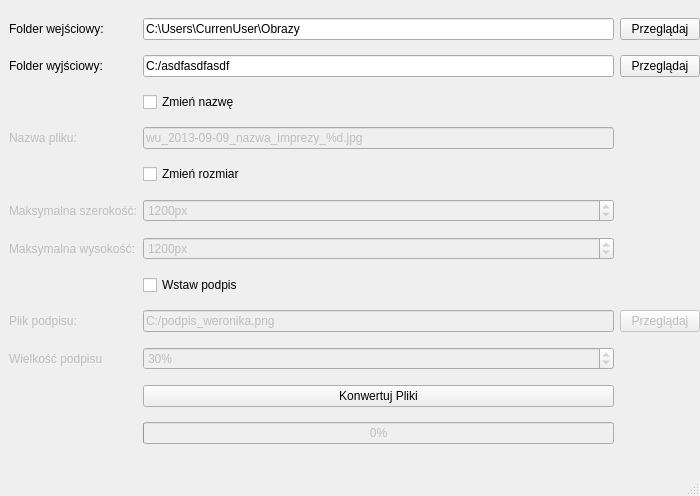
<?xml version="1.0" encoding="UTF-8"?>
<ui version="4.0">
 <author>Rafał Selewońko</author>
 <class>MainWindow</class>
 <widget class="QMainWindow" name="MainWindow">
  <property name="geometry">
   <rect>
    <x>0</x>
    <y>0</y>
    <width>700</width>
    <height>496</height>
   </rect>
  </property>
  <property name="minimumSize">
   <size>
    <width>700</width>
    <height>0</height>
   </size>
  </property>
  <property name="windowTitle">
   <string>Złośnica</string>
  </property>
  <widget class="QWidget" name="centralwidget">
   <layout class="QGridLayout" name="gridLayout">
    <property name="rightMargin">
     <number>0</number>
    </property>
    <item row="9" column="1">
     <widget class="QSpinBox" name="labelSizeSpinBox">
      <property name="enabled">
       <bool>false</bool>
      </property>
      <property name="suffix">
       <string>%</string>
      </property>
      <property name="minimum">
       <number>1</number>
      </property>
      <property name="maximum">
       <number>100</number>
      </property>
      <property name="value">
       <number>30</number>
      </property>
     </widget>
    </item>
    <item row="8" column="0">
     <widget class="QLabel" name="labelFileLabel">
      <property name="enabled">
       <bool>false</bool>
      </property>
      <property name="text">
       <string>Plik podpisu:</string>
      </property>
      <property name="buddy">
       <cstring>labelFileLineEdit</cstring>
      </property>
     </widget>
    </item>
    <item row="0" column="0">
     <widget class="QLabel" name="inputDirLabel">
      <property name="text">
       <string>Folder wejściowy:</string>
      </property>
      <property name="buddy">
       <cstring>inputDirLineEdit</cstring>
      </property>
     </widget>
    </item>
    <item row="1" column="0">
     <widget class="QLabel" name="outputDirLabel">
      <property name="text">
       <string>Folder wyjściowy:</string>
      </property>
      <property name="buddy">
       <cstring>outputDirLineEdit</cstring>
      </property>
     </widget>
    </item>
    <item row="8" column="2">
     <widget class="QPushButton" name="labelFilePushButton">
      <property name="enabled">
       <bool>false</bool>
      </property>
      <property name="text">
       <string>Przeglądaj</string>
      </property>
     </widget>
    </item>
    <item row="8" column="1">
     <widget class="QLineEdit" name="labelFileLineEdit">
      <property name="enabled">
       <bool>false</bool>
      </property>
      <property name="text">
       <string>C:/podpis_weronika.png</string>
      </property>
     </widget>
    </item>
    <item row="9" column="0">
     <widget class="QLabel" name="labelSizeLabel">
      <property name="enabled">
       <bool>false</bool>
      </property>
      <property name="text">
       <string>Wielkość podpisu</string>
      </property>
      <property name="buddy">
       <cstring>labelSizeSpinBox</cstring>
      </property>
     </widget>
    </item>
    <item row="5" column="0">
     <widget class="QLabel" name="maxWidthLabel">
      <property name="enabled">
       <bool>false</bool>
      </property>
      <property name="text">
       <string>Maksymalna szerokość:</string>
      </property>
      <property name="buddy">
       <cstring>maxWidthSpinBox</cstring>
      </property>
     </widget>
    </item>
    <item row="6" column="0">
     <widget class="QLabel" name="maxHeightLabel">
      <property name="enabled">
       <bool>false</bool>
      </property>
      <property name="text">
       <string>Maksymalna wysokość:</string>
      </property>
      <property name="buddy">
       <cstring>maxHeightSpinBox</cstring>
      </property>
     </widget>
    </item>
    <item row="0" column="2">
     <widget class="QPushButton" name="inputDirPushButton">
      <property name="text">
       <string>Przeglądaj</string>
      </property>
     </widget>
    </item>
    <item row="0" column="1">
     <widget class="QLineEdit" name="inputDirLineEdit">
      <property name="text">
       <string>C:\Users\CurrenUser\Obrazy</string>
      </property>
     </widget>
    </item>
    <item row="6" column="1">
     <widget class="QSpinBox" name="maxHeightSpinBox">
      <property name="enabled">
       <bool>false</bool>
      </property>
      <property name="suffix">
       <string>px</string>
      </property>
      <property name="minimum">
       <number>10</number>
      </property>
      <property name="maximum">
       <number>5000</number>
      </property>
      <property name="value">
       <number>1200</number>
      </property>
     </widget>
    </item>
    <item row="1" column="1">
     <widget class="QLineEdit" name="outputDirLineEdit">
      <property name="text">
       <string>C:/asdfasdfasdf</string>
      </property>
     </widget>
    </item>
    <item row="2" column="1">
     <widget class="QCheckBox" name="changeNameCheckBox">
      <property name="enabled">
       <bool>true</bool>
      </property>
      <property name="text">
       <string>Zmień nazwę</string>
      </property>
      <property name="checked">
       <bool>false</bool>
      </property>
     </widget>
    </item>
    <item row="1" column="2">
     <widget class="QPushButton" name="outputDirPushButton">
      <property name="text">
       <string>Przeglądaj</string>
      </property>
     </widget>
    </item>
    <item row="3" column="1">
     <widget class="QLineEdit" name="changeNameLineEdit">
      <property name="enabled">
       <bool>false</bool>
      </property>
      <property name="text">
       <string>wu_2013-09-09_nazwa_imprezy_%d.jpg</string>
      </property>
     </widget>
    </item>
    <item row="3" column="0">
     <widget class="QLabel" name="changeNameLabel">
      <property name="enabled">
       <bool>false</bool>
      </property>
      <property name="text">
       <string>Nazwa pliku:</string>
      </property>
      <property name="buddy">
       <cstring>changeNameLineEdit</cstring>
      </property>
     </widget>
    </item>
    <item row="7" column="1">
     <widget class="QCheckBox" name="insertLabelCheckBox">
      <property name="text">
       <string>Wstaw podpis</string>
      </property>
      <property name="checked">
       <bool>false</bool>
      </property>
     </widget>
    </item>
    <item row="10" column="1">
     <widget class="QPushButton" name="processFIlesPushButton">
      <property name="enabled">
       <bool>true</bool>
      </property>
      <property name="text">
       <string>Konwertuj Pliki</string>
      </property>
     </widget>
    </item>
    <item row="11" column="1">
     <widget class="QProgressBar" name="processProgressBar">
      <property name="enabled">
       <bool>false</bool>
      </property>
      <property name="value">
       <number>0</number>
      </property>
      <property name="invertedAppearance">
       <bool>false</bool>
      </property>
      <property name="format">
       <string>%p%</string>
      </property>
     </widget>
    </item>
    <item row="5" column="1">
     <widget class="QSpinBox" name="maxWidthSpinBox">
      <property name="enabled">
       <bool>false</bool>
      </property>
      <property name="suffix">
       <string>px</string>
      </property>
      <property name="minimum">
       <number>10</number>
      </property>
      <property name="maximum">
       <number>5000</number>
      </property>
      <property name="value">
       <number>1200</number>
      </property>
     </widget>
    </item>
    <item row="4" column="1">
     <widget class="QCheckBox" name="changeSizeCheckBox">
      <property name="text">
       <string>Zmień rozmiar</string>
      </property>
      <property name="checked">
       <bool>false</bool>
      </property>
     </widget>
    </item>
   </layout>
  </widget>
  <widget class="QMenuBar" name="menubar">
   <property name="geometry">
    <rect>
     <x>0</x>
     <y>0</y>
     <width>700</width>
     <height>29</height>
    </rect>
   </property>
  </widget>
  <widget class="QStatusBar" name="statusbar"/>
  <action name="actionProcessFiles">
   <property name="text">
    <string>Konwertuj pliki</string>
   </property>
  </action>
  <action name="actionPreProcessFiles">
   <property name="text">
    <string>preProcessFiles</string>
   </property>
  </action>
  <action name="actionFilesProcessed">
   <property name="text">
    <string>Pliki przekonwertowane</string>
   </property>
  </action>
 </widget>
 <resources/>
 <connections>
  <connection>
   <sender>changeNameCheckBox</sender>
   <signal>clicked(bool)</signal>
   <receiver>changeNameLineEdit</receiver>
   <slot>setEnabled(bool)</slot>
   <hints>
    <hint type="sourcelabel">
     <x>432</x>
     <y>125</y>
    </hint>
    <hint type="destinationlabel">
     <x>432</x>
     <y>160</y>
    </hint>
   </hints>
  </connection>
  <connection>
   <sender>changeNameCheckBox</sender>
   <signal>clicked(bool)</signal>
   <receiver>changeNameLabel</receiver>
   <slot>setEnabled(bool)</slot>
   <hints>
    <hint type="sourcelabel">
     <x>432</x>
     <y>125</y>
    </hint>
    <hint type="destinationlabel">
     <x>86</x>
     <y>160</y>
    </hint>
   </hints>
  </connection>
  <connection>
   <sender>changeSizeCheckBox</sender>
   <signal>clicked(bool)</signal>
   <receiver>maxWidthLabel</receiver>
   <slot>setEnabled(bool)</slot>
   <hints>
    <hint type="sourcelabel">
     <x>432</x>
     <y>194</y>
    </hint>
    <hint type="destinationlabel">
     <x>86</x>
     <y>229</y>
    </hint>
   </hints>
  </connection>
  <connection>
   <sender>changeSizeCheckBox</sender>
   <signal>clicked(bool)</signal>
   <receiver>maxWidthSpinBox</receiver>
   <slot>setEnabled(bool)</slot>
   <hints>
    <hint type="sourcelabel">
     <x>432</x>
     <y>194</y>
    </hint>
    <hint type="destinationlabel">
     <x>432</x>
     <y>229</y>
    </hint>
   </hints>
  </connection>
  <connection>
   <sender>changeSizeCheckBox</sender>
   <signal>clicked(bool)</signal>
   <receiver>maxHeightLabel</receiver>
   <slot>setEnabled(bool)</slot>
   <hints>
    <hint type="sourcelabel">
     <x>432</x>
     <y>194</y>
    </hint>
    <hint type="destinationlabel">
     <x>86</x>
     <y>266</y>
    </hint>
   </hints>
  </connection>
  <connection>
   <sender>changeSizeCheckBox</sender>
   <signal>clicked(bool)</signal>
   <receiver>maxHeightSpinBox</receiver>
   <slot>setEnabled(bool)</slot>
   <hints>
    <hint type="sourcelabel">
     <x>432</x>
     <y>194</y>
    </hint>
    <hint type="destinationlabel">
     <x>432</x>
     <y>266</y>
    </hint>
   </hints>
  </connection>
  <connection>
   <sender>insertLabelCheckBox</sender>
   <signal>clicked(bool)</signal>
   <receiver>labelFileLabel</receiver>
   <slot>setEnabled(bool)</slot>
   <hints>
    <hint type="sourcelabel">
     <x>432</x>
     <y>300</y>
    </hint>
    <hint type="destinationlabel">
     <x>86</x>
     <y>335</y>
    </hint>
   </hints>
  </connection>
  <connection>
   <sender>insertLabelCheckBox</sender>
   <signal>clicked(bool)</signal>
   <receiver>labelFileLineEdit</receiver>
   <slot>setEnabled(bool)</slot>
   <hints>
    <hint type="sourcelabel">
     <x>432</x>
     <y>300</y>
    </hint>
    <hint type="destinationlabel">
     <x>432</x>
     <y>335</y>
    </hint>
   </hints>
  </connection>
  <connection>
   <sender>insertLabelCheckBox</sender>
   <signal>clicked(bool)</signal>
   <receiver>labelSizeLabel</receiver>
   <slot>setEnabled(bool)</slot>
   <hints>
    <hint type="sourcelabel">
     <x>432</x>
     <y>300</y>
    </hint>
    <hint type="destinationlabel">
     <x>86</x>
     <y>372</y>
    </hint>
   </hints>
  </connection>
  <connection>
   <sender>insertLabelCheckBox</sender>
   <signal>clicked(bool)</signal>
   <receiver>labelSizeSpinBox</receiver>
   <slot>setEnabled(bool)</slot>
   <hints>
    <hint type="sourcelabel">
     <x>432</x>
     <y>300</y>
    </hint>
    <hint type="destinationlabel">
     <x>432</x>
     <y>372</y>
    </hint>
   </hints>
  </connection>
  <connection>
   <sender>insertLabelCheckBox</sender>
   <signal>clicked(bool)</signal>
   <receiver>labelFilePushButton</receiver>
   <slot>setEnabled(bool)</slot>
   <hints>
    <hint type="sourcelabel">
     <x>432</x>
     <y>300</y>
    </hint>
    <hint type="destinationlabel">
     <x>645</x>
     <y>335</y>
    </hint>
   </hints>
  </connection>
  <connection>
   <sender>processFIlesPushButton</sender>
   <signal>clicked()</signal>
   <receiver>actionPreProcessFiles</receiver>
   <slot>trigger()</slot>
   <hints>
    <hint type="sourcelabel">
     <x>432</x>
     <y>409</y>
    </hint>
    <hint type="destinationlabel">
     <x>-1</x>
     <y>-1</y>
    </hint>
   </hints>
  </connection>
  <connection>
   <sender>actionProcessFiles</sender>
   <signal>triggered(bool)</signal>
   <receiver>inputDirLineEdit</receiver>
   <slot>setEnabled(bool)</slot>
   <hints>
    <hint type="sourcelabel">
     <x>-1</x>
     <y>-1</y>
    </hint>
    <hint type="destinationlabel">
     <x>432</x>
     <y>62</y>
    </hint>
   </hints>
  </connection>
  <connection>
   <sender>actionProcessFiles</sender>
   <signal>triggered(bool)</signal>
   <receiver>changeNameCheckBox</receiver>
   <slot>setEnabled(bool)</slot>
   <hints>
    <hint type="sourcelabel">
     <x>-1</x>
     <y>-1</y>
    </hint>
    <hint type="destinationlabel">
     <x>432</x>
     <y>125</y>
    </hint>
   </hints>
  </connection>
  <connection>
   <sender>actionProcessFiles</sender>
   <signal>triggered(bool)</signal>
   <receiver>changeNameLabel</receiver>
   <slot>setEnabled(bool)</slot>
   <hints>
    <hint type="sourcelabel">
     <x>-1</x>
     <y>-1</y>
    </hint>
    <hint type="destinationlabel">
     <x>86</x>
     <y>160</y>
    </hint>
   </hints>
  </connection>
  <connection>
   <sender>actionProcessFiles</sender>
   <signal>triggered(bool)</signal>
   <receiver>changeNameLineEdit</receiver>
   <slot>setEnabled(bool)</slot>
   <hints>
    <hint type="sourcelabel">
     <x>-1</x>
     <y>-1</y>
    </hint>
    <hint type="destinationlabel">
     <x>432</x>
     <y>160</y>
    </hint>
   </hints>
  </connection>
  <connection>
   <sender>actionProcessFiles</sender>
   <signal>triggered(bool)</signal>
   <receiver>changeSizeCheckBox</receiver>
   <slot>setEnabled(bool)</slot>
   <hints>
    <hint type="sourcelabel">
     <x>-1</x>
     <y>-1</y>
    </hint>
    <hint type="destinationlabel">
     <x>432</x>
     <y>194</y>
    </hint>
   </hints>
  </connection>
  <connection>
   <sender>actionProcessFiles</sender>
   <signal>triggered(bool)</signal>
   <receiver>inputDirLabel</receiver>
   <slot>setEnabled(bool)</slot>
   <hints>
    <hint type="sourcelabel">
     <x>-1</x>
     <y>-1</y>
    </hint>
    <hint type="destinationlabel">
     <x>86</x>
     <y>62</y>
    </hint>
   </hints>
  </connection>
  <connection>
   <sender>actionProcessFiles</sender>
   <signal>triggered(bool)</signal>
   <receiver>inputDirPushButton</receiver>
   <slot>setEnabled(bool)</slot>
   <hints>
    <hint type="sourcelabel">
     <x>-1</x>
     <y>-1</y>
    </hint>
    <hint type="destinationlabel">
     <x>645</x>
     <y>54</y>
    </hint>
   </hints>
  </connection>
  <connection>
   <sender>actionProcessFiles</sender>
   <signal>triggered(bool)</signal>
   <receiver>insertLabelCheckBox</receiver>
   <slot>setEnabled(bool)</slot>
   <hints>
    <hint type="sourcelabel">
     <x>-1</x>
     <y>-1</y>
    </hint>
    <hint type="destinationlabel">
     <x>432</x>
     <y>300</y>
    </hint>
   </hints>
  </connection>
  <connection>
   <sender>actionProcessFiles</sender>
   <signal>triggered(bool)</signal>
   <receiver>labelFileLabel</receiver>
   <slot>setEnabled(bool)</slot>
   <hints>
    <hint type="sourcelabel">
     <x>-1</x>
     <y>-1</y>
    </hint>
    <hint type="destinationlabel">
     <x>86</x>
     <y>335</y>
    </hint>
   </hints>
  </connection>
  <connection>
   <sender>actionProcessFiles</sender>
   <signal>triggered(bool)</signal>
   <receiver>labelFileLineEdit</receiver>
   <slot>setEnabled(bool)</slot>
   <hints>
    <hint type="sourcelabel">
     <x>-1</x>
     <y>-1</y>
    </hint>
    <hint type="destinationlabel">
     <x>432</x>
     <y>335</y>
    </hint>
   </hints>
  </connection>
  <connection>
   <sender>actionProcessFiles</sender>
   <signal>triggered(bool)</signal>
   <receiver>labelFilePushButton</receiver>
   <slot>setEnabled(bool)</slot>
   <hints>
    <hint type="sourcelabel">
     <x>-1</x>
     <y>-1</y>
    </hint>
    <hint type="destinationlabel">
     <x>645</x>
     <y>335</y>
    </hint>
   </hints>
  </connection>
  <connection>
   <sender>actionProcessFiles</sender>
   <signal>triggered(bool)</signal>
   <receiver>labelSizeLabel</receiver>
   <slot>setEnabled(bool)</slot>
   <hints>
    <hint type="sourcelabel">
     <x>-1</x>
     <y>-1</y>
    </hint>
    <hint type="destinationlabel">
     <x>86</x>
     <y>372</y>
    </hint>
   </hints>
  </connection>
  <connection>
   <sender>actionProcessFiles</sender>
   <signal>triggered(bool)</signal>
   <receiver>labelSizeSpinBox</receiver>
   <slot>setEnabled(bool)</slot>
   <hints>
    <hint type="sourcelabel">
     <x>-1</x>
     <y>-1</y>
    </hint>
    <hint type="destinationlabel">
     <x>432</x>
     <y>372</y>
    </hint>
   </hints>
  </connection>
  <connection>
   <sender>actionProcessFiles</sender>
   <signal>triggered(bool)</signal>
   <receiver>maxHeightLabel</receiver>
   <slot>setEnabled(bool)</slot>
   <hints>
    <hint type="sourcelabel">
     <x>-1</x>
     <y>-1</y>
    </hint>
    <hint type="destinationlabel">
     <x>86</x>
     <y>266</y>
    </hint>
   </hints>
  </connection>
  <connection>
   <sender>actionProcessFiles</sender>
   <signal>triggered(bool)</signal>
   <receiver>maxHeightSpinBox</receiver>
   <slot>setEnabled(bool)</slot>
   <hints>
    <hint type="sourcelabel">
     <x>-1</x>
     <y>-1</y>
    </hint>
    <hint type="destinationlabel">
     <x>432</x>
     <y>266</y>
    </hint>
   </hints>
  </connection>
  <connection>
   <sender>actionProcessFiles</sender>
   <signal>triggered(bool)</signal>
   <receiver>maxWidthLabel</receiver>
   <slot>setEnabled(bool)</slot>
   <hints>
    <hint type="sourcelabel">
     <x>-1</x>
     <y>-1</y>
    </hint>
    <hint type="destinationlabel">
     <x>86</x>
     <y>229</y>
    </hint>
   </hints>
  </connection>
  <connection>
   <sender>actionProcessFiles</sender>
   <signal>triggered(bool)</signal>
   <receiver>maxWidthSpinBox</receiver>
   <slot>setEnabled(bool)</slot>
   <hints>
    <hint type="sourcelabel">
     <x>-1</x>
     <y>-1</y>
    </hint>
    <hint type="destinationlabel">
     <x>432</x>
     <y>229</y>
    </hint>
   </hints>
  </connection>
  <connection>
   <sender>actionProcessFiles</sender>
   <signal>triggered(bool)</signal>
   <receiver>outputDirLabel</receiver>
   <slot>setEnabled(bool)</slot>
   <hints>
    <hint type="sourcelabel">
     <x>-1</x>
     <y>-1</y>
    </hint>
    <hint type="destinationlabel">
     <x>86</x>
     <y>91</y>
    </hint>
   </hints>
  </connection>
  <connection>
   <sender>actionProcessFiles</sender>
   <signal>triggered(bool)</signal>
   <receiver>outputDirLineEdit</receiver>
   <slot>setEnabled(bool)</slot>
   <hints>
    <hint type="sourcelabel">
     <x>-1</x>
     <y>-1</y>
    </hint>
    <hint type="destinationlabel">
     <x>432</x>
     <y>91</y>
    </hint>
   </hints>
  </connection>
  <connection>
   <sender>actionProcessFiles</sender>
   <signal>triggered(bool)</signal>
   <receiver>outputDirPushButton</receiver>
   <slot>setEnabled(bool)</slot>
   <hints>
    <hint type="sourcelabel">
     <x>-1</x>
     <y>-1</y>
    </hint>
    <hint type="destinationlabel">
     <x>645</x>
     <y>91</y>
    </hint>
   </hints>
  </connection>
  <connection>
   <sender>actionProcessFiles</sender>
   <signal>triggered(bool)</signal>
   <receiver>processFIlesPushButton</receiver>
   <slot>setEnabled(bool)</slot>
   <hints>
    <hint type="sourcelabel">
     <x>-1</x>
     <y>-1</y>
    </hint>
    <hint type="destinationlabel">
     <x>432</x>
     <y>409</y>
    </hint>
   </hints>
  </connection>
  <connection>
   <sender>actionProcessFiles</sender>
   <signal>triggered(bool)</signal>
   <receiver>processProgressBar</receiver>
   <slot>setDisabled(bool)</slot>
   <hints>
    <hint type="sourcelabel">
     <x>-1</x>
     <y>-1</y>
    </hint>
    <hint type="destinationlabel">
     <x>432</x>
     <y>445</y>
    </hint>
   </hints>
  </connection>
  <connection>
   <sender>actionFilesProcessed</sender>
   <signal>triggered(bool)</signal>
   <receiver>inputDirLineEdit</receiver>
   <slot>setDisabled(bool)</slot>
   <hints>
    <hint type="sourcelabel">
     <x>-1</x>
     <y>-1</y>
    </hint>
    <hint type="destinationlabel">
     <x>432</x>
     <y>62</y>
    </hint>
   </hints>
  </connection>
  <connection>
   <sender>actionFilesProcessed</sender>
   <signal>triggered(bool)</signal>
   <receiver>changeNameCheckBox</receiver>
   <slot>setDisabled(bool)</slot>
   <hints>
    <hint type="sourcelabel">
     <x>-1</x>
     <y>-1</y>
    </hint>
    <hint type="destinationlabel">
     <x>432</x>
     <y>125</y>
    </hint>
   </hints>
  </connection>
  <connection>
   <sender>actionFilesProcessed</sender>
   <signal>triggered(bool)</signal>
   <receiver>changeNameLabel</receiver>
   <slot>setDisabled(bool)</slot>
   <hints>
    <hint type="sourcelabel">
     <x>-1</x>
     <y>-1</y>
    </hint>
    <hint type="destinationlabel">
     <x>86</x>
     <y>160</y>
    </hint>
   </hints>
  </connection>
  <connection>
   <sender>actionFilesProcessed</sender>
   <signal>triggered(bool)</signal>
   <receiver>changeNameLineEdit</receiver>
   <slot>setDisabled(bool)</slot>
   <hints>
    <hint type="sourcelabel">
     <x>-1</x>
     <y>-1</y>
    </hint>
    <hint type="destinationlabel">
     <x>432</x>
     <y>160</y>
    </hint>
   </hints>
  </connection>
  <connection>
   <sender>actionFilesProcessed</sender>
   <signal>triggered(bool)</signal>
   <receiver>changeSizeCheckBox</receiver>
   <slot>setDisabled(bool)</slot>
   <hints>
    <hint type="sourcelabel">
     <x>-1</x>
     <y>-1</y>
    </hint>
    <hint type="destinationlabel">
     <x>432</x>
     <y>194</y>
    </hint>
   </hints>
  </connection>
  <connection>
   <sender>actionFilesProcessed</sender>
   <signal>triggered(bool)</signal>
   <receiver>inputDirLabel</receiver>
   <slot>setDisabled(bool)</slot>
   <hints>
    <hint type="sourcelabel">
     <x>-1</x>
     <y>-1</y>
    </hint>
    <hint type="destinationlabel">
     <x>86</x>
     <y>62</y>
    </hint>
   </hints>
  </connection>
  <connection>
   <sender>actionFilesProcessed</sender>
   <signal>triggered(bool)</signal>
   <receiver>inputDirPushButton</receiver>
   <slot>setDisabled(bool)</slot>
   <hints>
    <hint type="sourcelabel">
     <x>-1</x>
     <y>-1</y>
    </hint>
    <hint type="destinationlabel">
     <x>645</x>
     <y>54</y>
    </hint>
   </hints>
  </connection>
  <connection>
   <sender>actionFilesProcessed</sender>
   <signal>triggered(bool)</signal>
   <receiver>insertLabelCheckBox</receiver>
   <slot>setDisabled(bool)</slot>
   <hints>
    <hint type="sourcelabel">
     <x>-1</x>
     <y>-1</y>
    </hint>
    <hint type="destinationlabel">
     <x>432</x>
     <y>300</y>
    </hint>
   </hints>
  </connection>
  <connection>
   <sender>actionFilesProcessed</sender>
   <signal>triggered(bool)</signal>
   <receiver>labelFileLabel</receiver>
   <slot>setDisabled(bool)</slot>
   <hints>
    <hint type="sourcelabel">
     <x>-1</x>
     <y>-1</y>
    </hint>
    <hint type="destinationlabel">
     <x>86</x>
     <y>335</y>
    </hint>
   </hints>
  </connection>
  <connection>
   <sender>actionFilesProcessed</sender>
   <signal>triggered(bool)</signal>
   <receiver>labelFileLineEdit</receiver>
   <slot>setDisabled(bool)</slot>
   <hints>
    <hint type="sourcelabel">
     <x>-1</x>
     <y>-1</y>
    </hint>
    <hint type="destinationlabel">
     <x>432</x>
     <y>335</y>
    </hint>
   </hints>
  </connection>
  <connection>
   <sender>actionFilesProcessed</sender>
   <signal>triggered(bool)</signal>
   <receiver>labelFilePushButton</receiver>
   <slot>setDisabled(bool)</slot>
   <hints>
    <hint type="sourcelabel">
     <x>-1</x>
     <y>-1</y>
    </hint>
    <hint type="destinationlabel">
     <x>645</x>
     <y>335</y>
    </hint>
   </hints>
  </connection>
  <connection>
   <sender>actionFilesProcessed</sender>
   <signal>triggered(bool)</signal>
   <receiver>labelSizeLabel</receiver>
   <slot>setDisabled(bool)</slot>
   <hints>
    <hint type="sourcelabel">
     <x>-1</x>
     <y>-1</y>
    </hint>
    <hint type="destinationlabel">
     <x>86</x>
     <y>372</y>
    </hint>
   </hints>
  </connection>
  <connection>
   <sender>actionFilesProcessed</sender>
   <signal>triggered(bool)</signal>
   <receiver>labelSizeSpinBox</receiver>
   <slot>setDisabled(bool)</slot>
   <hints>
    <hint type="sourcelabel">
     <x>-1</x>
     <y>-1</y>
    </hint>
    <hint type="destinationlabel">
     <x>432</x>
     <y>372</y>
    </hint>
   </hints>
  </connection>
  <connection>
   <sender>actionFilesProcessed</sender>
   <signal>triggered(bool)</signal>
   <receiver>maxHeightLabel</receiver>
   <slot>setDisabled(bool)</slot>
   <hints>
    <hint type="sourcelabel">
     <x>-1</x>
     <y>-1</y>
    </hint>
    <hint type="destinationlabel">
     <x>86</x>
     <y>266</y>
    </hint>
   </hints>
  </connection>
  <connection>
   <sender>actionFilesProcessed</sender>
   <signal>triggered(bool)</signal>
   <receiver>maxHeightSpinBox</receiver>
   <slot>setDisabled(bool)</slot>
   <hints>
    <hint type="sourcelabel">
     <x>-1</x>
     <y>-1</y>
    </hint>
    <hint type="destinationlabel">
     <x>432</x>
     <y>266</y>
    </hint>
   </hints>
  </connection>
  <connection>
   <sender>actionFilesProcessed</sender>
   <signal>triggered(bool)</signal>
   <receiver>maxWidthLabel</receiver>
   <slot>setDisabled(bool)</slot>
   <hints>
    <hint type="sourcelabel">
     <x>-1</x>
     <y>-1</y>
    </hint>
    <hint type="destinationlabel">
     <x>86</x>
     <y>229</y>
    </hint>
   </hints>
  </connection>
  <connection>
   <sender>actionFilesProcessed</sender>
   <signal>triggered(bool)</signal>
   <receiver>maxWidthSpinBox</receiver>
   <slot>setDisabled(bool)</slot>
   <hints>
    <hint type="sourcelabel">
     <x>-1</x>
     <y>-1</y>
    </hint>
    <hint type="destinationlabel">
     <x>432</x>
     <y>229</y>
    </hint>
   </hints>
  </connection>
  <connection>
   <sender>actionFilesProcessed</sender>
   <signal>triggered(bool)</signal>
   <receiver>outputDirLabel</receiver>
   <slot>setDisabled(bool)</slot>
   <hints>
    <hint type="sourcelabel">
     <x>-1</x>
     <y>-1</y>
    </hint>
    <hint type="destinationlabel">
     <x>86</x>
     <y>91</y>
    </hint>
   </hints>
  </connection>
  <connection>
   <sender>actionFilesProcessed</sender>
   <signal>triggered(bool)</signal>
   <receiver>outputDirLineEdit</receiver>
   <slot>setDisabled(bool)</slot>
   <hints>
    <hint type="sourcelabel">
     <x>-1</x>
     <y>-1</y>
    </hint>
    <hint type="destinationlabel">
     <x>432</x>
     <y>91</y>
    </hint>
   </hints>
  </connection>
  <connection>
   <sender>actionFilesProcessed</sender>
   <signal>triggered(bool)</signal>
   <receiver>outputDirPushButton</receiver>
   <slot>setDisabled(bool)</slot>
   <hints>
    <hint type="sourcelabel">
     <x>-1</x>
     <y>-1</y>
    </hint>
    <hint type="destinationlabel">
     <x>645</x>
     <y>91</y>
    </hint>
   </hints>
  </connection>
  <connection>
   <sender>actionFilesProcessed</sender>
   <signal>triggered(bool)</signal>
   <receiver>processFIlesPushButton</receiver>
   <slot>setDisabled(bool)</slot>
   <hints>
    <hint type="sourcelabel">
     <x>-1</x>
     <y>-1</y>
    </hint>
    <hint type="destinationlabel">
     <x>432</x>
     <y>409</y>
    </hint>
   </hints>
  </connection>
  <connection>
   <sender>actionFilesProcessed</sender>
   <signal>triggered(bool)</signal>
   <receiver>processProgressBar</receiver>
   <slot>setEnabled(bool)</slot>
   <hints>
    <hint type="sourcelabel">
     <x>-1</x>
     <y>-1</y>
    </hint>
    <hint type="destinationlabel">
     <x>432</x>
     <y>445</y>
    </hint>
   </hints>
  </connection>
 </connections>
</ui>
